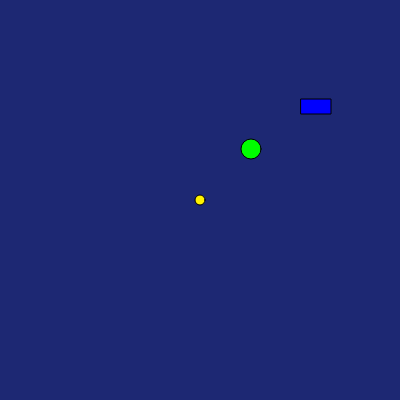
Frame 1 (no input)
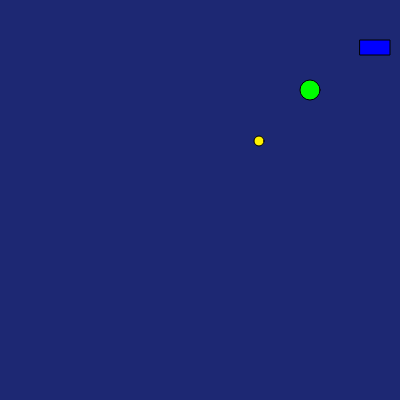
Frame 60 (no input)
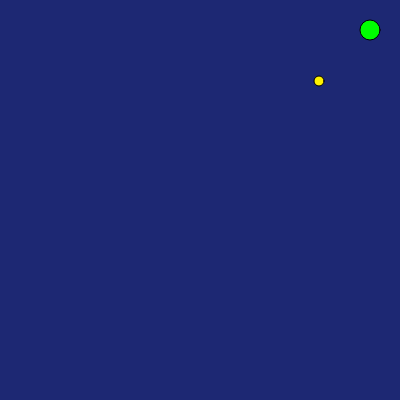
Frame 120 (the mouse pressed at the canvas centre since frame 60)

The p5.js sketch that drew these frames (run headless with seeded random() and noise() and a simulated clock; from frame 60 on, the mouse is pressed at the canvas centre):

// p5.js sketch
// ── sketch.js
let canvasWidth = 400;
let canvasHeight = 400;
let xPos = 200; // Set initial x position
let yPos = 200; // Set initial y position

function setup() {
    createCanvas(canvasWidth, canvasHeight);
}

function draw() {
    background(29, 40, 115); // Set background color
    
    // Draw shooting star (or other shape) at (xPos, yPos)
    fill(255, 242, 0);
    ellipse(xPos, yPos, 10, 10);
    
    // Update xPos and yPos to animate the shooting star
    // Add conditional statements for looping and resetting positions
    xPos += 1; // Update x position for animation
    yPos -= 1; // Update y position for animation
    
    // Draw another shape with its own xPos2 and yPos2
    // Use fill and shape-drawing functions
    fill(0, 255, 0); // Change fill color
    ellipse(xPos + 50, yPos - 50, 20, 20); // Draw another shape
    
    // Bonus: Change the shape, create a cannon effect, add a backdrop
    fill(0, 0, 255); // Change fill color
    rect(xPos + 100, yPos - 100, 30, 15); // Draw a different shape
    
    // Add backdrop, e.g., starry night or skyscrapers
    // You can add an image as the backdrop here
}
